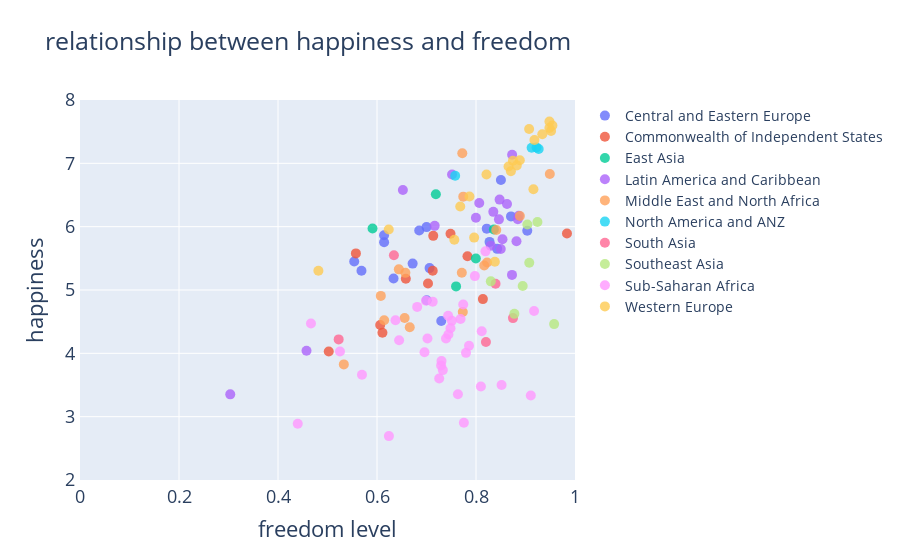

Notebook cell for this chart:
### Code cell
trace = [go.Scatter(y=df_freedom[a + '_happiness'], x=df_freedom[a + '_freedom'],
                    text=df_freedom[a + '_country'], mode='markers', marker=dict(size=10, opacity=0.8),  
                    name=a) for a in region]
data = trace
layout = go.Layout(title='relationship between happiness and freedom', font=dict(size=18),
                    yaxis=dict(title='happiness', range=[2, 8], showline=True),
                    xaxis=dict(title='freedom level', range=[0, 1], showline=True), 
                    legend=dict(font=dict(size=14)))
fig = go.Figure(data=data, layout=layout)
py.iplot(fig)

### Figure 1 — Plotly figure (JSON) as saved in the notebook; plotly's stock layout.template omitted (floating-point values rounded to 4 significant figures; data arrays with more than 128 entries replaced by an {"elided": "..."} marker saying what was removed)
{"data": [{"marker": {"opacity": 0.8, "size": 10}, "mode": "markers", "name": "Central and Eastern Europe", "text": {"elided": "142 str values"}, "type": "scatter", "x": {"elided": "142 float values"}, "y": {"elided": "142 float values"}}, {"marker": {"opacity": 0.8, "size": 10}, "mode": "markers", "name": "Commonwealth of Independent States", "text": {"elided": "142 str values"}, "type": "scatter", "x": {"elided": "142 float values"}, "y": {"elided": "142 float values"}}, {"marker": {"opacity": 0.8, "size": 10}, "mode": "markers", "name": "East Asia", "text": {"elided": "142 str values"}, "type": "scatter", "x": {"elided": "142 float values"}, "y": {"elided": "142 float values"}}, {"marker": {"opacity": 0.8, "size": 10}, "mode": "markers", "name": "Latin America and Caribbean", "text": {"elided": "142 str values"}, "type": "scatter", "x": {"elided": "142 float values"}, "y": {"elided": "142 float values"}}, {"marker": {"opacity": 0.8, "size": 10}, "mode": "markers", "name": "Middle East and North Africa", "text": {"elided": "142 str values"}, "type": "scatter", "x": {"elided": "142 float values"}, "y": {"elided": "142 float values"}}, {"marker": {"opacity": 0.8, "size": 10}, "mode": "markers", "name": "North America and ANZ", "text": {"elided": "142 str values"}, "type": "scatter", "x": {"elided": "142 float values"}, "y": {"elided": "142 float values"}}, {"marker": {"opacity": 0.8, "size": 10}, "mode": "markers", "name": "South Asia", "text": {"elided": "142 str values"}, "type": "scatter", "x": {"elided": "142 float values"}, "y": {"elided": "142 float values"}}, {"marker": {"opacity": 0.8, "size": 10}, "mode": "markers", "name": "Southeast Asia", "text": {"elided": "142 str values"}, "type": "scatter", "x": {"elided": "142 float values"}, "y": {"elided": "142 float values"}}, {"marker": {"opacity": 0.8, "size": 10}, "mode": "markers", "name": "Sub-Saharan Africa", "text": {"elided": "142 str values"}, "type": "scatter", "x": {"elided": "142 float values"}, "y": {"elided": "142 float values"}}, {"marker": {"opacity": 0.8, "size": 10}, "mode": "markers", "name": "Western Europe", "text": {"elided": "142 str values"}, "type": "scatter", "x": {"elided": "142 float values"}, "y": {"elided": "142 float values"}}], "layout": {"font": {"size": 18}, "legend": {"font": {"size": 14}}, "title": {"text": "relationship between happiness and freedom"}, "xaxis": {"range": [0, 1], "showline": true, "title": {"text": "freedom level"}}, "yaxis": {"range": [2, 8], "showline": true, "title": {"text": "happiness"}}}}
